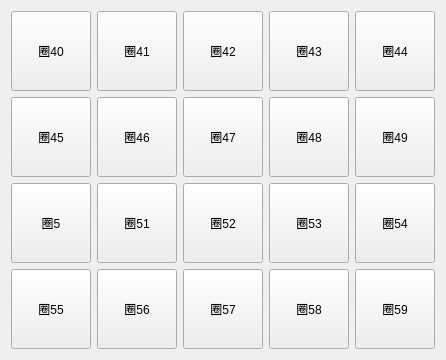
          <widget class="QWidget" name="pens2">
           <attribute name="title">
            <string>40-59</string>
           </attribute>
           <layout class="QGridLayout" name="gridLayout_9">
            <item row="0" column="0">
             <widget class="penButton" name="pen_40">
              <property name="minimumSize">
               <size>
                <width>80</width>
                <height>80</height>
               </size>
              </property>
              <property name="maximumSize">
               <size>
                <width>80</width>
                <height>80</height>
               </size>
              </property>
              <property name="text">
               <string>圈40</string>
              </property>
             </widget>
            </item>
            <item row="0" column="1">
             <widget class="penButton" name="pen_41">
              <property name="minimumSize">
               <size>
                <width>80</width>
                <height>80</height>
               </size>
              </property>
              <property name="maximumSize">
               <size>
                <width>80</width>
                <height>80</height>
               </size>
              </property>
              <property name="text">
               <string>圈41</string>
              </property>
             </widget>
            </item>
            <item row="0" column="2">
             <widget class="penButton" name="pen_42">
              <property name="minimumSize">
               <size>
                <width>80</width>
                <height>80</height>
               </size>
              </property>
              <property name="maximumSize">
               <size>
                <width>80</width>
                <height>80</height>
               </size>
              </property>
              <property name="text">
               <string>圈42</string>
              </property>
             </widget>
            </item>
            <item row="0" column="3">
             <widget class="penButton" name="pen_43">
              <property name="minimumSize">
               <size>
                <width>80</width>
                <height>80</height>
               </size>
              </property>
              <property name="maximumSize">
               <size>
                <width>80</width>
                <height>80</height>
               </size>
              </property>
              <property name="text">
               <string>圈43</string>
              </property>
             </widget>
            </item>
            <item row="0" column="4">
             <widget class="penButton" name="pen_44">
              <property name="minimumSize">
               <size>
                <width>80</width>
                <height>80</height>
               </size>
              </property>
              <property name="maximumSize">
               <size>
                <width>80</width>
                <height>80</height>
               </size>
              </property>
              <property name="text">
               <string>圈44</string>
              </property>
             </widget>
            </item>
            <item row="1" column="0">
             <widget class="penButton" name="pen_45">
              <property name="minimumSize">
               <size>
                <width>80</width>
                <height>80</height>
               </size>
              </property>
              <property name="maximumSize">
               <size>
                <width>80</width>
                <height>80</height>
               </size>
              </property>
              <property name="text">
               <string>圈45</string>
              </property>
             </widget>
            </item>
            <item row="1" column="1">
             <widget class="penButton" name="pen_46">
              <property name="minimumSize">
               <size>
                <width>80</width>
                <height>80</height>
               </size>
              </property>
              <property name="maximumSize">
               <size>
                <width>80</width>
                <height>80</height>
               </size>
              </property>
              <property name="text">
               <string>圈46</string>
              </property>
             </widget>
            </item>
            <item row="1" column="2">
             <widget class="penButton" name="pen_47">
              <property name="minimumSize">
               <size>
                <width>80</width>
                <height>80</height>
               </size>
              </property>
              <property name="maximumSize">
               <size>
                <width>80</width>
                <height>80</height>
               </size>
              </property>
              <property name="text">
               <string>圈47</string>
              </property>
             </widget>
            </item>
            <item row="1" column="3">
             <widget class="penButton" name="pen_48">
              <property name="minimumSize">
               <size>
                <width>80</width>
                <height>80</height>
               </size>
              </property>
              <property name="maximumSize">
               <size>
                <width>80</width>
                <height>80</height>
               </size>
              </property>
              <property name="text">
               <string>圈48</string>
              </property>
             </widget>
            </item>
            <item row="1" column="4">
             <widget class="penButton" name="pen_49">
              <property name="minimumSize">
               <size>
                <width>80</width>
                <height>80</height>
               </size>
              </property>
              <property name="maximumSize">
               <size>
                <width>80</width>
                <height>80</height>
               </size>
              </property>
              <property name="text">
               <string>圈49</string>
              </property>
             </widget>
            </item>
            <item row="2" column="0">
             <widget class="penButton" name="pen_50">
              <property name="minimumSize">
               <size>
                <width>80</width>
                <height>80</height>
               </size>
              </property>
              <property name="maximumSize">
               <size>
                <width>80</width>
                <height>80</height>
               </size>
              </property>
              <property name="text">
               <string>圈5</string>
              </property>
             </widget>
            </item>
            <item row="2" column="1">
             <widget class="penButton" name="pen_51">
              <property name="minimumSize">
               <size>
                <width>80</width>
                <height>80</height>
               </size>
              </property>
              <property name="maximumSize">
               <size>
                <width>80</width>
                <height>80</height>
               </size>
              </property>
              <property name="text">
               <string>圈51</string>
              </property>
             </widget>
            </item>
            <item row="2" column="2">
             <widget class="penButton" name="pen_52">
              <property name="minimumSize">
               <size>
                <width>80</width>
                <height>80</height>
               </size>
              </property>
              <property name="maximumSize">
               <size>
                <width>80</width>
                <height>80</height>
               </size>
              </property>
              <property name="text">
               <string>圈52</string>
              </property>
             </widget>
            </item>
            <item row="2" column="3">
             <widget class="penButton" name="pen_53">
              <property name="minimumSize">
               <size>
                <width>80</width>
                <height>80</height>
               </size>
              </property>
              <property name="maximumSize">
               <size>
                <width>80</width>
                <height>80</height>
               </size>
              </property>
              <property name="text">
               <string>圈53</string>
              </property>
             </widget>
            </item>
            <item row="2" column="4">
             <widget class="penButton" name="pen_54">
              <property name="minimumSize">
               <size>
                <width>80</width>
                <height>80</height>
               </size>
              </property>
              <property name="maximumSize">
               <size>
                <width>80</width>
                <height>80</height>
               </size>
              </property>
              <property name="text">
               <string>圈54</string>
              </property>
             </widget>
            </item>
            <item row="3" column="0">
             <widget class="penButton" name="pen_55">
              <property name="minimumSize">
               <size>
                <width>80</width>
                <height>80</height>
               </size>
              </property>
              <property name="maximumSize">
               <size>
                <width>80</width>
                <height>80</height>
               </size>
              </property>
              <property name="text">
               <string>圈55</string>
              </property>
             </widget>
            </item>
            <item row="3" column="1">
             <widget class="penButton" name="pen_56">
              <property name="minimumSize">
               <size>
                <width>80</width>
                <height>80</height>
               </size>
              </property>
              <property name="maximumSize">
               <size>
                <width>80</width>
                <height>80</height>
               </size>
              </property>
              <property name="text">
               <string>圈56</string>
              </property>
             </widget>
            </item>
            <item row="3" column="2">
             <widget class="penButton" name="pen_57">
              <property name="minimumSize">
               <size>
                <width>80</width>
                <height>80</height>
               </size>
              </property>
              <property name="maximumSize">
               <size>
                <width>80</width>
                <height>80</height>
               </size>
              </property>
              <property name="text">
               <string>圈57</string>
              </property>
             </widget>
            </item>
            <item row="3" column="3">
             <widget class="penButton" name="pen_58">
              <property name="minimumSize">
               <size>
                <width>80</width>
                <height>80</height>
               </size>
              </property>
              <property name="maximumSize">
               <size>
                <width>80</width>
                <height>80</height>
               </size>
              </property>
              <property name="text">
               <string>圈58</string>
              </property>
             </widget>
            </item>
            <item row="3" column="4">
             <widget class="penButton" name="pen_59">
              <property name="minimumSize">
               <size>
                <width>80</width>
                <height>80</height>
               </size>
              </property>
              <property name="maximumSize">
               <size>
                <width>80</width>
                <height>80</height>
               </size>
              </property>
              <property name="text">
               <string>圈59</string>
              </property>
             </widget>
            </item>
           </layout>
          </widget>
